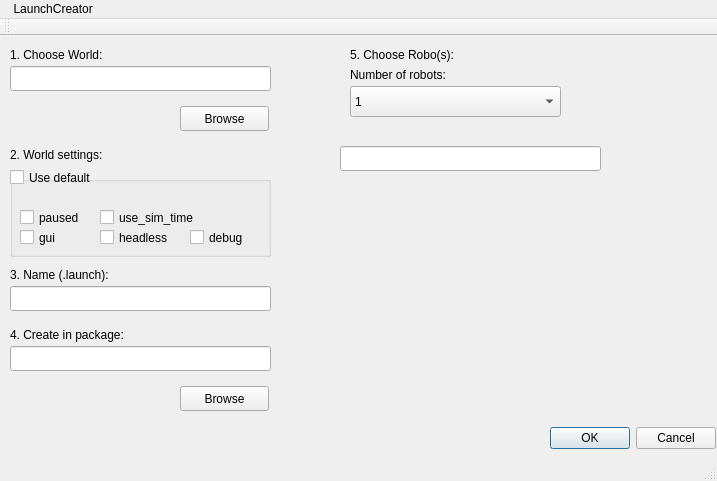
<?xml version="1.0" encoding="UTF-8"?>
<ui version="4.0">
 <class>MainWindow</class>
 <widget class="QMainWindow" name="MainWindow">
  <property name="geometry">
   <rect>
    <x>0</x>
    <y>0</y>
    <width>717</width>
    <height>481</height>
   </rect>
  </property>
  <property name="mouseTracking">
   <bool>false</bool>
  </property>
  <property name="windowTitle">
   <string>MainWindow</string>
  </property>
  <widget class="QWidget" name="centralWidget">
   <widget class="QLabel" name="label">
    <property name="geometry">
     <rect>
      <x>10</x>
      <y>10</y>
      <width>131</width>
      <height>17</height>
     </rect>
    </property>
    <property name="text">
     <string>1. Choose World:</string>
    </property>
   </widget>
   <widget class="QPushButton" name="browse">
    <property name="geometry">
     <rect>
      <x>180</x>
      <y>70</y>
      <width>89</width>
      <height>25</height>
     </rect>
    </property>
    <property name="text">
     <string>Browse</string>
    </property>
   </widget>
   <widget class="QDialogButtonBox" name="buttonBox">
    <property name="geometry">
     <rect>
      <x>900</x>
      <y>590</y>
      <width>166</width>
      <height>25</height>
     </rect>
    </property>
    <property name="standardButtons">
     <set>QDialogButtonBox::Cancel|QDialogButtonBox::Ok</set>
    </property>
   </widget>
   <widget class="QLineEdit" name="lineEdit">
    <property name="geometry">
     <rect>
      <x>10</x>
      <y>30</y>
      <width>261</width>
      <height>25</height>
     </rect>
    </property>
   </widget>
   <widget class="QLabel" name="label1_3">
    <property name="geometry">
     <rect>
      <x>10</x>
      <y>290</y>
      <width>251</width>
      <height>17</height>
     </rect>
    </property>
    <property name="text">
     <string>4. Create in package:</string>
    </property>
   </widget>
   <widget class="QLineEdit" name="lineEdit_3">
    <property name="geometry">
     <rect>
      <x>10</x>
      <y>310</y>
      <width>261</width>
      <height>25</height>
     </rect>
    </property>
   </widget>
   <widget class="QPushButton" name="browse1">
    <property name="geometry">
     <rect>
      <x>180</x>
      <y>350</y>
      <width>89</width>
      <height>25</height>
     </rect>
    </property>
    <property name="text">
     <string>Browse</string>
    </property>
   </widget>
   <widget class="QLabel" name="label_2">
    <property name="geometry">
     <rect>
      <x>10</x>
      <y>230</y>
      <width>131</width>
      <height>17</height>
     </rect>
    </property>
    <property name="text">
     <string>3. Name (.launch):</string>
    </property>
   </widget>
   <widget class="QLineEdit" name="lineEdit_2">
    <property name="geometry">
     <rect>
      <x>10</x>
      <y>250</y>
      <width>261</width>
      <height>25</height>
     </rect>
    </property>
   </widget>
   <widget class="QLabel" name="label_3">
    <property name="geometry">
     <rect>
      <x>350</x>
      <y>10</y>
      <width>131</width>
      <height>17</height>
     </rect>
    </property>
    <property name="text">
     <string>5. Choose Robo(s):</string>
    </property>
   </widget>
   <widget class="QComboBox" name="comboBox">
    <property name="geometry">
     <rect>
      <x>350</x>
      <y>50</y>
      <width>211</width>
      <height>31</height>
     </rect>
    </property>
    <item>
     <property name="text">
      <string>1</string>
     </property>
    </item>
    <item>
     <property name="text">
      <string>2</string>
     </property>
    </item>
   </widget>
   <widget class="QLabel" name="label_4">
    <property name="geometry">
     <rect>
      <x>350</x>
      <y>30</y>
      <width>131</width>
      <height>17</height>
     </rect>
    </property>
    <property name="text">
     <string>Number of robots:</string>
    </property>
   </widget>
   <widget class="QGroupBox" name="groupBox">
    <property name="geometry">
     <rect>
      <x>10</x>
      <y>140</y>
      <width>261</width>
      <height>81</height>
     </rect>
    </property>
    <property name="title">
     <string/>
    </property>
    <widget class="QCheckBox" name="checkBox_6">
     <property name="geometry">
      <rect>
       <x>180</x>
       <y>50</y>
       <width>92</width>
       <height>23</height>
      </rect>
     </property>
     <property name="text">
      <string>debug</string>
     </property>
    </widget>
    <widget class="QCheckBox" name="checkBox_3">
     <property name="geometry">
      <rect>
       <x>90</x>
       <y>30</y>
       <width>121</width>
       <height>23</height>
      </rect>
     </property>
     <property name="text">
      <string>use_sim_time</string>
     </property>
    </widget>
    <widget class="QCheckBox" name="checkBox_5">
     <property name="geometry">
      <rect>
       <x>90</x>
       <y>50</y>
       <width>92</width>
       <height>23</height>
      </rect>
     </property>
     <property name="text">
      <string>headless</string>
     </property>
    </widget>
    <widget class="QCheckBox" name="checkBox_4">
     <property name="geometry">
      <rect>
       <x>10</x>
       <y>50</y>
       <width>51</width>
       <height>23</height>
      </rect>
     </property>
     <property name="text">
      <string>gui</string>
     </property>
    </widget>
    <widget class="QCheckBox" name="checkBox_2">
     <property name="geometry">
      <rect>
       <x>10</x>
       <y>30</y>
       <width>81</width>
       <height>23</height>
      </rect>
     </property>
     <property name="text">
      <string>paused</string>
     </property>
    </widget>
   </widget>
   <widget class="QLabel" name="label_5">
    <property name="geometry">
     <rect>
      <x>10</x>
      <y>110</y>
      <width>121</width>
      <height>17</height>
     </rect>
    </property>
    <property name="text">
     <string>2. World settings:</string>
    </property>
   </widget>
   <widget class="QCheckBox" name="checkBox">
    <property name="geometry">
     <rect>
      <x>10</x>
      <y>130</y>
      <width>111</width>
      <height>23</height>
     </rect>
    </property>
    <property name="text">
     <string>Use default</string>
    </property>
   </widget>
   <widget class="QLineEdit" name="lineEdit_4">
    <property name="geometry">
     <rect>
      <x>340</x>
      <y>110</y>
      <width>261</width>
      <height>25</height>
     </rect>
    </property>
   </widget>
   <widget class="QDialogButtonBox" name="buttonBox_2">
    <property name="geometry">
     <rect>
      <x>550</x>
      <y>390</y>
      <width>166</width>
      <height>25</height>
     </rect>
    </property>
    <property name="standardButtons">
     <set>QDialogButtonBox::Cancel|QDialogButtonBox::Ok</set>
    </property>
   </widget>
  </widget>
  <widget class="QMenuBar" name="menuBar">
   <property name="geometry">
    <rect>
     <x>0</x>
     <y>0</y>
     <width>717</width>
     <height>22</height>
    </rect>
   </property>
   <widget class="QMenu" name="menu_LaunchCreator">
    <property name="title">
     <string> LaunchCreator</string>
    </property>
   </widget>
   <addaction name="menu_LaunchCreator"/>
  </widget>
  <widget class="QToolBar" name="mainToolBar">
   <attribute name="toolBarArea">
    <enum>TopToolBarArea</enum>
   </attribute>
   <attribute name="toolBarBreak">
    <bool>false</bool>
   </attribute>
  </widget>
  <widget class="QStatusBar" name="statusBar"/>
 </widget>
 <layoutdefault spacing="6" margin="11"/>
 <resources/>
 <connections/>
</ui>
